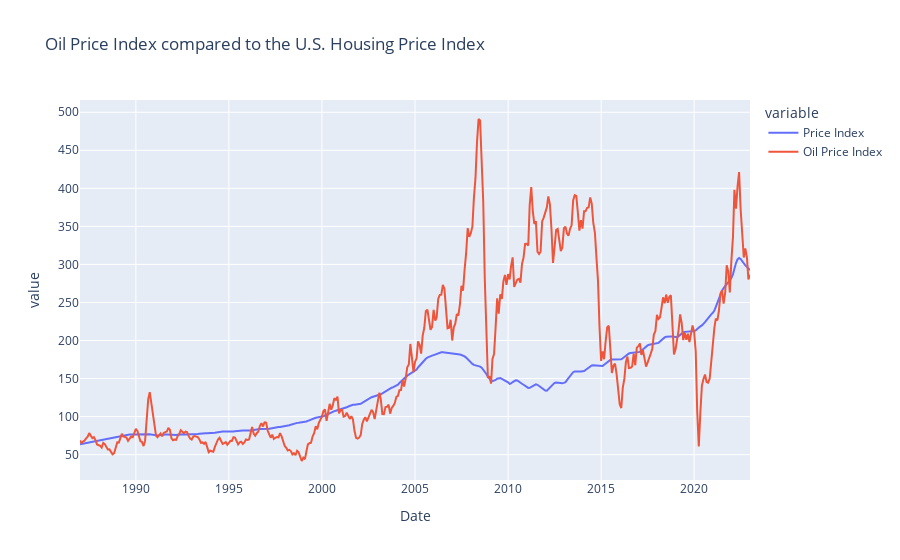

The code cell stored with this chart in its notebook:
### Code cell
# create an index of NFCI based on the year 2000
oil_price_index = df['Oil Price'] / df.loc[df['Date'] == '2000-01-01', 'Oil Price'].values[0] * 100
# use plotly to create a line graph of the NFCI Index compared to the U.S. Housing Price Index
fig = px.line(df, x='Date', y=['Price Index', oil_price_index], title='Oil Price Index compared to the U.S. Housing Price Index')
# name the wide_variable_1 variable with the name 'NFCI Index'
fig.for_each_trace(lambda t: t.update(name=t.name.replace("wide_variable_1", "Oil Price Index")))
# save the graph
fig.write_image('images/Oil_vs_Price.png')
fig.show()

### Figure 1 — Plotly figure (JSON) as saved in the notebook; plotly's stock layout.template omitted (floating-point values rounded to 4 significant figures; data arrays with more than 128 entries replaced by an {"elided": "..."} marker saying what was removed)
{"data": [{"hovertemplate": "variable=Price Index<br>Date=%{x}<br>value=%{y}<extra></extra>", "legendgroup": "Price Index", "line": {"color": "#636efa", "dash": "solid"}, "marker": {"symbol": "circle"}, "mode": "lines", "name": "Price Index", "orientation": "v", "showlegend": true, "type": "scatter", "x": {"elided": "433 str values"}, "xaxis": "x", "y": {"elided": "433 float values"}, "yaxis": "y"}, {"hovertemplate": "variable=wide_variable_1<br>Date=%{x}<br>value=%{y}<extra></extra>", "legendgroup": "wide_variable_1", "line": {"color": "#EF553B", "dash": "solid"}, "marker": {"symbol": "circle"}, "mode": "lines", "name": "Oil Price Index", "orientation": "v", "showlegend": true, "type": "scatter", "x": {"elided": "433 str values"}, "xaxis": "x", "y": {"elided": "433 float values"}, "yaxis": "y"}], "layout": {"legend": {"title": {"text": "variable"}, "tracegroupgap": 0}, "title": {"text": "Oil Price Index compared to the U.S. Housing Price Index"}, "xaxis": {"anchor": "y", "domain": [0, 1], "title": {"text": "Date"}}, "yaxis": {"anchor": "x", "domain": [0, 1], "title": {"text": "value"}}}}
